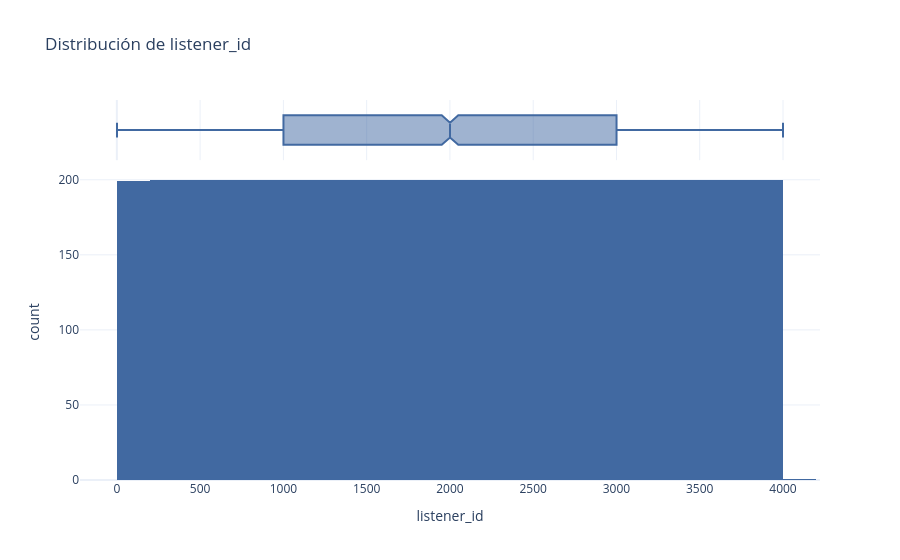
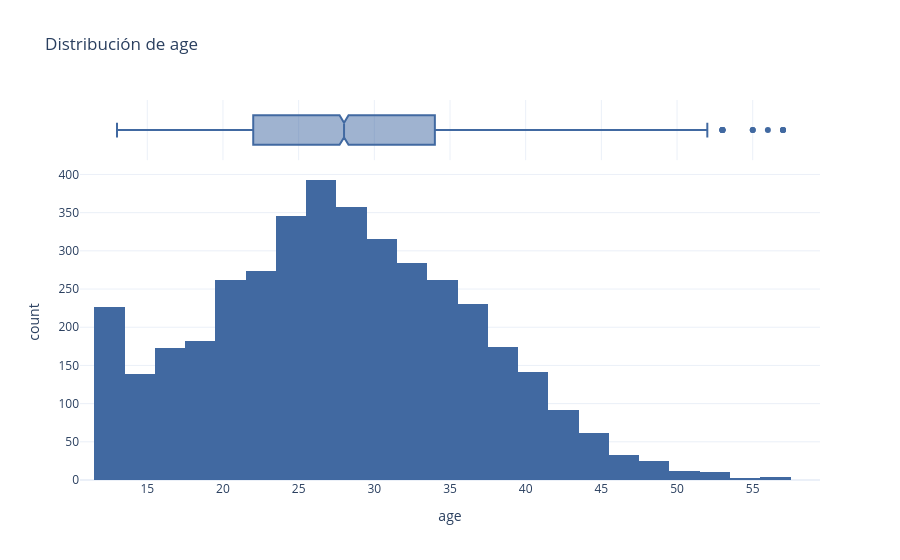
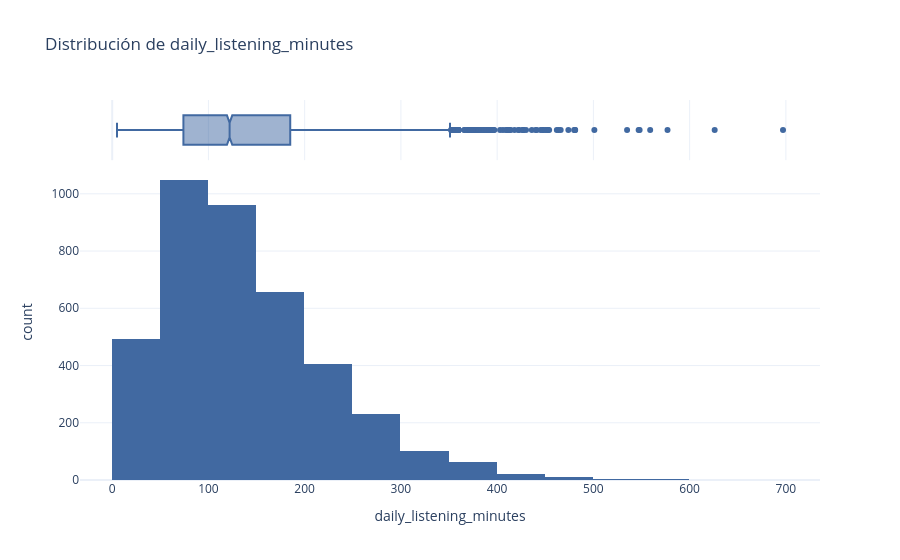
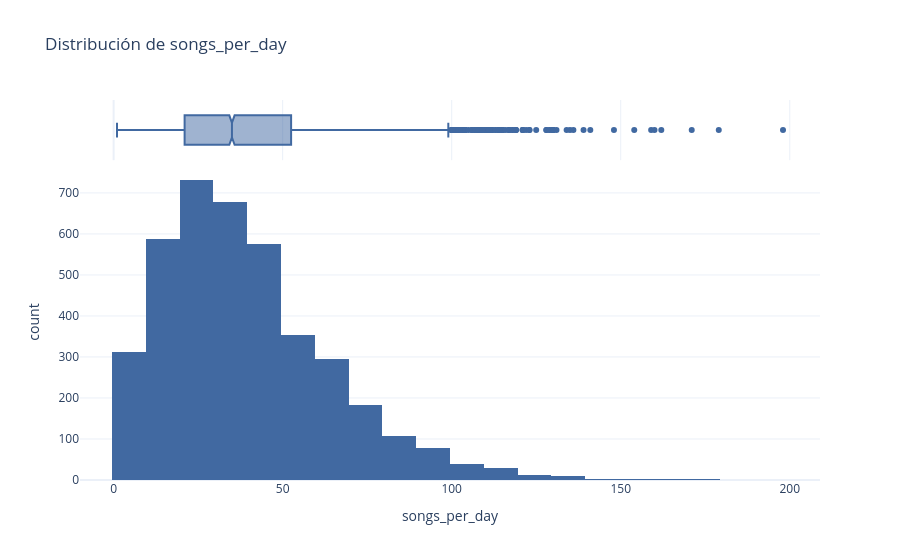

The code cell stored with these charts, in order, in its notebook:
### Markdown cell above
### 3.1 Gráficos

### Code cell
eda.graficar_distribucion_numericas()
eda.graficar_comparacion_numericas()
eda.graficar_frecuencia_categoricas()
#eda.graficar_minutos_por_plataforma()
#eda.graficar_canciones_por_animo()
#eda.graficar_minutos_vs_canciones()
eda.graficar_matriz_correlacion()

### Figure 1 — Plotly figure (JSON) as saved in the notebook; plotly's stock layout.template omitted (floating-point values rounded to 4 significant figures; data arrays with more than 128 entries replaced by an {"elided": "..."} marker saying what was removed)
{"data": [{"bingroup": "x", "hovertemplate": "listener_id=%{x}<br>count=%{y}<extra></extra>", "legendgroup": "", "marker": {"color": "#4169A1", "pattern": {"shape": ""}}, "name": "", "nbinsx": 30, "orientation": "v", "showlegend": false, "x": {"elided": "4000 int values"}, "xaxis": "x", "yaxis": "y", "type": "histogram"}, {"hovertemplate": "listener_id=%{x}<extra></extra>", "legendgroup": "", "marker": {"color": "#4169A1"}, "name": "", "notched": true, "showlegend": false, "x": {"elided": "4000 int values"}, "xaxis": "x2", "yaxis": "y2", "type": "box"}], "layout": {"xaxis": {"anchor": "y", "domain": [0.0, 1.0], "title": {"text": "listener_id"}}, "yaxis": {"anchor": "x", "domain": [0.0, 0.8316], "title": {"text": "count"}}, "xaxis2": {"anchor": "y2", "domain": [0.0, 1.0], "matches": "x", "showticklabels": false, "showgrid": true}, "yaxis2": {"anchor": "x2", "domain": [0.8416, 1.0], "matches": "y2", "showticklabels": false, "showline": false, "ticks": "", "showgrid": false}, "legend": {"tracegroupgap": 0}, "title": {"text": "Distribución de listener_id"}, "barmode": "relative", "hovermode": "x unified"}}

### Figure 2 — Plotly figure (JSON) as saved in the notebook; plotly's stock layout.template omitted (floating-point values rounded to 4 significant figures; data arrays with more than 128 entries replaced by an {"elided": "..."} marker saying what was removed)
{"data": [{"bingroup": "x", "hovertemplate": "age=%{x}<br>count=%{y}<extra></extra>", "legendgroup": "", "marker": {"color": "#4169A1", "pattern": {"shape": ""}}, "name": "", "nbinsx": 30, "orientation": "v", "showlegend": false, "x": {"elided": "4000 int values"}, "xaxis": "x", "yaxis": "y", "type": "histogram"}, {"hovertemplate": "age=%{x}<extra></extra>", "legendgroup": "", "marker": {"color": "#4169A1"}, "name": "", "notched": true, "showlegend": false, "x": {"elided": "4000 int values"}, "xaxis": "x2", "yaxis": "y2", "type": "box"}], "layout": {"xaxis": {"anchor": "y", "domain": [0.0, 1.0], "title": {"text": "age"}}, "yaxis": {"anchor": "x", "domain": [0.0, 0.8316], "title": {"text": "count"}}, "xaxis2": {"anchor": "y2", "domain": [0.0, 1.0], "matches": "x", "showticklabels": false, "showgrid": true}, "yaxis2": {"anchor": "x2", "domain": [0.8416, 1.0], "matches": "y2", "showticklabels": false, "showline": false, "ticks": "", "showgrid": false}, "legend": {"tracegroupgap": 0}, "title": {"text": "Distribución de age"}, "barmode": "relative", "hovermode": "x unified"}}

### Figure 3 — Plotly figure (JSON) as saved in the notebook; plotly's stock layout.template omitted (floating-point values rounded to 4 significant figures; data arrays with more than 128 entries replaced by an {"elided": "..."} marker saying what was removed)
{"data": [{"bingroup": "x", "hovertemplate": "daily_listening_minutes=%{x}<br>count=%{y}<extra></extra>", "legendgroup": "", "marker": {"color": "#4169A1", "pattern": {"shape": ""}}, "name": "", "nbinsx": 30, "orientation": "v", "showlegend": false, "x": {"elided": "4000 int values"}, "xaxis": "x", "yaxis": "y", "type": "histogram"}, {"hovertemplate": "daily_listening_minutes=%{x}<extra></extra>", "legendgroup": "", "marker": {"color": "#4169A1"}, "name": "", "notched": true, "showlegend": false, "x": {"elided": "4000 int values"}, "xaxis": "x2", "yaxis": "y2", "type": "box"}], "layout": {"xaxis": {"anchor": "y", "domain": [0.0, 1.0], "title": {"text": "daily_listening_minutes"}}, "yaxis": {"anchor": "x", "domain": [0.0, 0.8316], "title": {"text": "count"}}, "xaxis2": {"anchor": "y2", "domain": [0.0, 1.0], "matches": "x", "showticklabels": false, "showgrid": true}, "yaxis2": {"anchor": "x2", "domain": [0.8416, 1.0], "matches": "y2", "showticklabels": false, "showline": false, "ticks": "", "showgrid": false}, "legend": {"tracegroupgap": 0}, "title": {"text": "Distribución de daily_listening_minutes"}, "barmode": "relative", "hovermode": "x unified"}}

### Figure 4 — Plotly figure (JSON) as saved in the notebook; plotly's stock layout.template omitted (floating-point values rounded to 4 significant figures; data arrays with more than 128 entries replaced by an {"elided": "..."} marker saying what was removed)
{"data": [{"bingroup": "x", "hovertemplate": "songs_per_day=%{x}<br>count=%{y}<extra></extra>", "legendgroup": "", "marker": {"color": "#4169A1", "pattern": {"shape": ""}}, "name": "", "nbinsx": 30, "orientation": "v", "showlegend": false, "x": {"elided": "4000 int values"}, "xaxis": "x", "yaxis": "y", "type": "histogram"}, {"hovertemplate": "songs_per_day=%{x}<extra></extra>", "legendgroup": "", "marker": {"color": "#4169A1"}, "name": "", "notched": true, "showlegend": false, "x": {"elided": "4000 int values"}, "xaxis": "x2", "yaxis": "y2", "type": "box"}], "layout": {"xaxis": {"anchor": "y", "domain": [0.0, 1.0], "title": {"text": "songs_per_day"}}, "yaxis": {"anchor": "x", "domain": [0.0, 0.8316], "title": {"text": "count"}}, "xaxis2": {"anchor": "y2", "domain": [0.0, 1.0], "matches": "x", "showticklabels": false, "showgrid": true}, "yaxis2": {"anchor": "x2", "domain": [0.8416, 1.0], "matches": "y2", "showticklabels": false, "showline": false, "ticks": "", "showgrid": false}, "legend": {"tracegroupgap": 0}, "title": {"text": "Distribución de songs_per_day"}, "barmode": "relative", "hovermode": "x unified"}}
